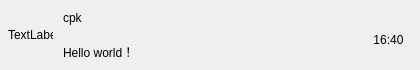
<?xml version="1.0" encoding="UTF-8"?>
<ui version="4.0">
 <class>ChatusersWid</class>
 <widget class="QWidget" name="ChatusersWid">
  <property name="geometry">
   <rect>
    <x>0</x>
    <y>0</y>
    <width>420</width>
    <height>70</height>
   </rect>
  </property>
  <property name="minimumSize">
   <size>
    <width>0</width>
    <height>70</height>
   </size>
  </property>
  <property name="maximumSize">
   <size>
    <width>16777215</width>
    <height>70</height>
   </size>
  </property>
  <property name="windowTitle">
   <string>Form</string>
  </property>
  <layout class="QHBoxLayout" name="horizontalLayout">
   <property name="spacing">
    <number>5</number>
   </property>
   <property name="leftMargin">
    <number>6</number>
   </property>
   <property name="topMargin">
    <number>2</number>
   </property>
   <property name="rightMargin">
    <number>6</number>
   </property>
   <property name="bottomMargin">
    <number>2</number>
   </property>
   <item>
    <widget class="QWidget" name="icon_wid" native="true">
     <property name="minimumSize">
      <size>
       <width>50</width>
       <height>50</height>
      </size>
     </property>
     <property name="maximumSize">
      <size>
       <width>50</width>
       <height>50</height>
      </size>
     </property>
     <layout class="QHBoxLayout" name="horizontalLayout_2">
      <property name="leftMargin">
       <number>0</number>
      </property>
      <property name="topMargin">
       <number>0</number>
      </property>
      <property name="rightMargin">
       <number>0</number>
      </property>
      <property name="bottomMargin">
       <number>0</number>
      </property>
      <item>
       <widget class="QLabel" name="icon_lb">
        <property name="minimumSize">
         <size>
          <width>45</width>
          <height>45</height>
         </size>
        </property>
        <property name="maximumSize">
         <size>
          <width>45</width>
          <height>45</height>
         </size>
        </property>
        <property name="text">
         <string>TextLabel</string>
        </property>
       </widget>
      </item>
     </layout>
    </widget>
   </item>
   <item>
    <widget class="QWidget" name="user_infowid" native="true">
     <layout class="QVBoxLayout" name="verticalLayout">
      <property name="leftMargin">
       <number>2</number>
      </property>
      <property name="topMargin">
       <number>2</number>
      </property>
      <property name="rightMargin">
       <number>2</number>
      </property>
      <property name="bottomMargin">
       <number>2</number>
      </property>
      <item>
       <widget class="QLabel" name="user_name_lb">
        <property name="text">
         <string>cpk</string>
        </property>
       </widget>
      </item>
      <item>
       <widget class="QLabel" name="user_chat_lb">
        <property name="text">
         <string>Hello world！</string>
        </property>
       </widget>
      </item>
     </layout>
    </widget>
   </item>
   <item>
    <widget class="QWidget" name="time_wid" native="true">
     <property name="minimumSize">
      <size>
       <width>50</width>
       <height>50</height>
      </size>
     </property>
     <property name="maximumSize">
      <size>
       <width>50</width>
       <height>50</height>
      </size>
     </property>
     <widget class="QLabel" name="time_lb">
      <property name="geometry">
       <rect>
        <x>-10</x>
        <y>20</y>
        <width>69</width>
        <height>19</height>
       </rect>
      </property>
      <property name="text">
       <string>16:40</string>
      </property>
      <property name="alignment">
       <set>Qt::AlignmentFlag::AlignCenter</set>
      </property>
     </widget>
    </widget>
   </item>
  </layout>
 </widget>
 <resources/>
 <connections/>
</ui>
